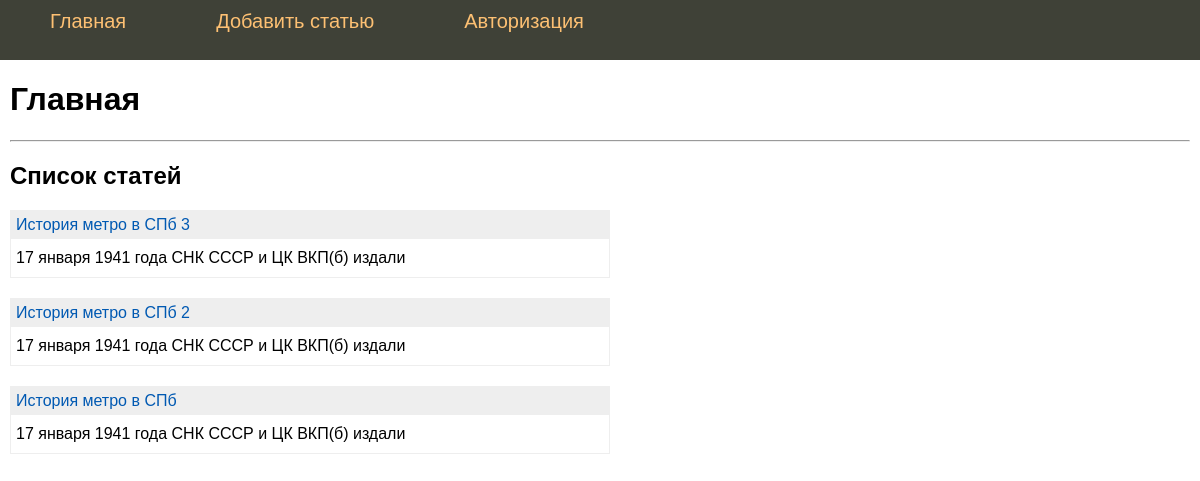
The page / on the database its author committed.
### tables this page shows
CREATE TABLE mainmenu (
  id integer PRIMARY KEY AUTOINCREMENT,
  title text NOT NULL,
  url text NOT NULL
);

CREATE TABLE posts (
  id integer PRIMARY KEY AUTOINCREMENT,
  title text NOT NULL,
  text text NOT NULL,
  url text NOT NULL,
  time integer NOT NULL
);

### flsite_db.py (the view)
@app.route("/")
def index():
  return render_template('index_db.html', title = "Главная",hesh = dbase.getMenu(), posts = dbase.getPostsAnnonce())

### FDataBase.py (called while the page is built)
  def getMenu(self):
    sql = '''SELECT * FROM mainmenu'''
    try:
      self.__cur.execute(sql)
      res = self.__cur.fetchall()
      if res: return res
    except:
      print("Ошибка чтения из БД")
    return []

  def getPostsAnnonce(self):
    try:
      self.__cur.execute(f"SELECT id, title, text, url FROM posts ORDER BY time DESC")
      res = self.__cur.fetchall()
      if res: return res
    except sqlite3.Error as e:
      print ("Ошибка получения статьи из БД" + str(e))
    return []

### flsite_db.py (called while the page is built)
def connect_db():
  conn = sqlite3.connect(app.config['DATABASE'])
  conn.row_factory = sqlite3.Row
  return conn

def get_db():
  if not hasattr(g, 'link_db'):
    g.link_db = connect_db()
  return g.link_db

@app.before_request
def before_request():
  global dbase
  db = get_db()
  dbase = FDataBase(db)

### templates/index_db.html
{% extends 'base.html' %}
{% block content %}
{{ super() }}
<hr>
<h2>Список статей</h2>
<ul class="list-posts">
  {% for p in posts %}
  <li>
    <p class="title"><a href="{{ url_for('showPost', alias=p.url)}}">{{ p.title }}</a></p>
    <p class="annonce">{{ p.text[:50] | striptags}}</p>
  </li>
  {% endfor %}
</ul>
{% endblock %}

### templates/base.html (shortened to what this page needs)
<!DOCTYPE html>
<html>
  <head>
    <link type="text/css" href="{{ url_for('static', filename='css/styles.css')}}" rel="stylesheet" />
  </head>
  <body>
    {% block content -%}
      {%- block mainmenu -%}
        <ul class="mainmenu">
          {% for m in hesh %}
          <li><a href="{{m.url}}">{{m.title}}</a></li>
          {% endfor %}
        </ul>
      {% endblock mainmenu -%}
      <div class="content">
        {% if title %}
          <h1>{{ title }}</h1>
        {% else %}
          <h1>Страница</h1>
        {% endif %}
        {% endblock %}
      </div>
  </body>
</html>

### static/css/styles.css (style rules this page uses)
html, body { font-family: 'Arial'; margin: 0; padding: 0; height: 100%; width: 100%; }
a { color: #0059b2; text-decoration: none; }
ul.mainmenu { list-style: none; background: #3F4137; height: 60px; margin: 0; padding: 0; color: #fdc073; font-size: 20px; overflow: hidden; }
ul.mainmenu li { float: left; margin: 10px 40px 0 50px; }
ul.mainmenu li a { color: #fdc073; text-decoration: none; }
div.content { margin: 10px; }
ul.list-posts { list-style: none; margin: 0; padding: 0; max-width: 600px; }
ul.list-posts li { margin: 20px 0 0 0; border: 1px solid #eee }
ul.list-posts .title { margin: 0; padding: 5px; background: #eee; }
ul.list-posts .annonce { margin: 0; padding: 10px 5px 10px 5px; }

### rows shown on the page
mainmenu: title "Главная"
mainmenu: title "Добавить статью"
mainmenu: title "Авторизация"
posts: title "История метро в СПб 3", text "17 января 1941 года СНК СССР и ЦК ВКП(б) издали"
posts: title "История метро в СПб 2", text "17 января 1941 года СНК СССР и ЦК ВКП(б) издали"
posts: title "История метро в СПб", text "17 января 1941 года СНК СССР и ЦК ВКП(б) издали"
